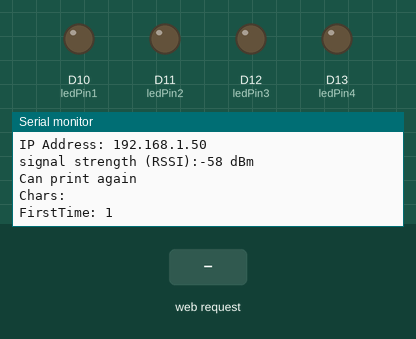
Simulated run of this sketch. Board: Arduino MKR. Shown: output pins drawn as LEDs (lit = HIGH), the last lines printed to the serial monitor. Inputs (shaded band) come from the test bench. WiFi joins after 1.5 s; servers stay silent unless stated.

Above: at 12.7 s.
12.8 s: HTTP request GET /blinds received
At 13.9 s:
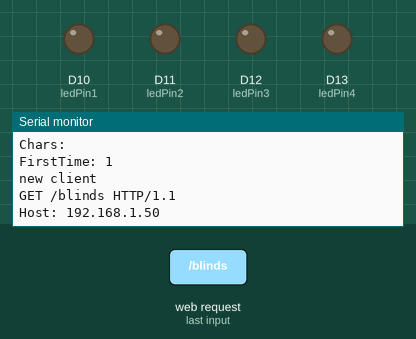
14.3 s: HTTP request GET /up received
At 15.1 s:
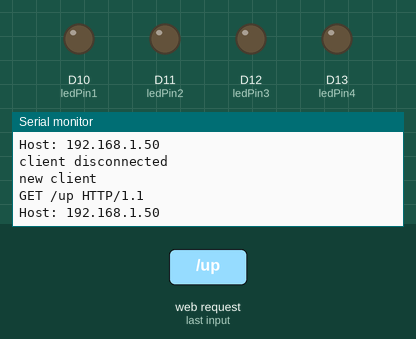
15.8 s: HTTP request GET /down received
At 16.3 s:
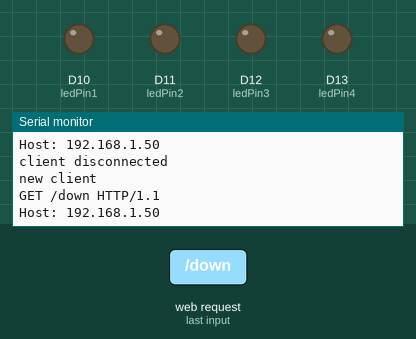

Measured:
- after the input at 12.8 s, the serial monitor: prints a new line at once (image 1)
- after the input at 14.3 s, the serial monitor: prints a new line at once (image 2)
- after the input at 15.8 s, the serial monitor: prints a new line at once (image 3)

The sketch:

smartHub.ino
```cpp
/*
  new client
  POST / HTTP/1.1
  Host: 192.168.0.185
  Content-Type: application/json
  Connection: keep-alive
  Accept: /*
  User-Agent: Basic%20Chat/1 CFNetwork/974.2.1 Darwin/18.0.0
  Content-Length: 46
  Accept-Language: en-ca
  Accept-Encoding: gzip, deflate

  {"username":"@kilo_loco","tweet":"HelloWorld"}client disconnected

*/


#include <ArduinoJson.h>

#include <SPI.h>
#include <WiFi101.h>

char ssid[] = "SAM3VirtualHouse";     //  your network SSID (name)
char pass[] = "16137635795";          // your network password
//char ssid[] = "Scottish Castle";
//char pass[] = "!007Bond";

int keyIndex = 0; // your network key Index number (needed only for WEP)
String response;
int status = WL_IDLE_STATUS;
boolean toStore = false;
char chars[40];
int count = 0;
boolean firstTime = true;

int ledPin1 = 10;
int ledPin2 = 11;
int ledPin3 = 12;
int ledPin4 = 13;

int timeDelay = 0;


WiFiServer server(80);

void setup() {
  Serial.println("SmartHub 1");
  pinSetup();
  WiFi.setPins(8, 7, 4, 2);
  //Initialize serial and wait for port to open:
  Serial.begin(9600);
  while (!Serial) {
    ; // wait for serial port to connect. Needed for native USB port only
  }

  // check for the presence of the shield:
  if (WiFi.status() == WL_NO_SHIELD) {
    Serial.println("WiFi shield not present");
    // don't continue:
    while (true);
  }

  // attempt to connect to WiFi network:
  while (status != WL_CONNECTED) {
    Serial.print("Attempting to connect to SSID: ");
    Serial.println(ssid);
    // Connect to WPA/WPA2 network. Change this line if using open or WEP network:
    status = WiFi.begin(ssid, pass);

    // wait 10 seconds for connection:
    delay(10000);
  }
  server.begin();
  // you're connected now, so print out the status:
  printWiFiStatus();
}


void loop() {
  // listen for incoming clients
  WiFiClient client = server.available();
  if (client) {
    Serial.println("new client");
    // an http request ends with a blank line
    boolean currentLineIsBlank = true;

    while (client.connected()) {
      if (client.available()) {
        char c = client.read();
        Serial.write(c);

        if (c == '{' && firstTime  && chars[0] == NULL) {
          toStore = true;
        }

        if (toStore) {
          chars[count] = c;
          count++;
        }

        if (c == '}') {
          toStore = false;
          break;
        }
      }
    }

    if (firstTime && chars[0] != NULL ) {

      Serial.println("Running through parse statement");
      StaticJsonBuffer<400> jsonBuffer;
      JsonObject& root = jsonBuffer.parseObject(chars);

      if (!root.success()) {
        Serial.println("parseObject() failed");
        return;
      }

      Serial.println("Parsed!");
      const char* id = root["id"];
      const char* action = root["action"];
      Serial.println(id);
      Serial.println(action);

      if (strcmp(id, "blinds") == 0) {

        if (strcmp(action, "up") == 0) {
          Serial.println("Opening BLinds!");
          digitalWrite(ledPin1, HIGH);
          delay(2000);
          digitalWrite(ledPin1, LOW);
        }
        if (strcmp(action, "down") == 0) {
          Serial.println("Closing BLinds!");
          digitalWrite(ledPin2, HIGH);
          delay(2000);
          digitalWrite(ledPin2, LOW);
        }

      } else if (strcmp(id, "light") == 0) {

        if (strcmp(action, "on") == 0) {
          Serial.println("Turing Light On");
          digitalWrite(ledPin3, HIGH);
          delay(2000);
          digitalWrite(ledPin3, LOW);
        }
        if (strcmp(action, "off") == 0) {
          Serial.println("Turing Light OFF");
          digitalWrite(ledPin3, HIGH);
          delay(2000);
          digitalWrite(ledPin3, LOW);
        }

      }

      firstTime = false;
    }

    // give the web browser time to receive the data
    delay(1);
    // close the connection:
    client.stop();
    Serial.println("client disconnected");
  }

  if (millis() - timeDelay > 5000) {
    Serial.println("Can print again");
    firstTime = true;
    memset(chars, NULL, 40);
    Serial.print("Chars:");
    Serial.println(chars);
    Serial.print("FirstTime: ");
    Serial.println(firstTime);
    timeDelay = millis();
  }
}


void pinSetup(){
  pinMode(ledPin1, OUTPUT);
  pinMode(ledPin2, OUTPUT);
  pinMode(ledPin3, OUTPUT);
  pinMode(ledPin4, OUTPUT);
}

void printWiFiStatus() {
  // print the SSID of the network you're attached to:
  Serial.print("SSID: ");
  Serial.println(WiFi.SSID());

  // print your WiFi shield's IP address:
  IPAddress ip = WiFi.localIP();
  Serial.print("IP Address: ");
  Serial.println(ip);

  // print the received signal strength:
  long rssi = WiFi.RSSI();
  Serial.print("signal strength (RSSI):");
  Serial.print(rssi);
  Serial.println(" dBm");
}
```
